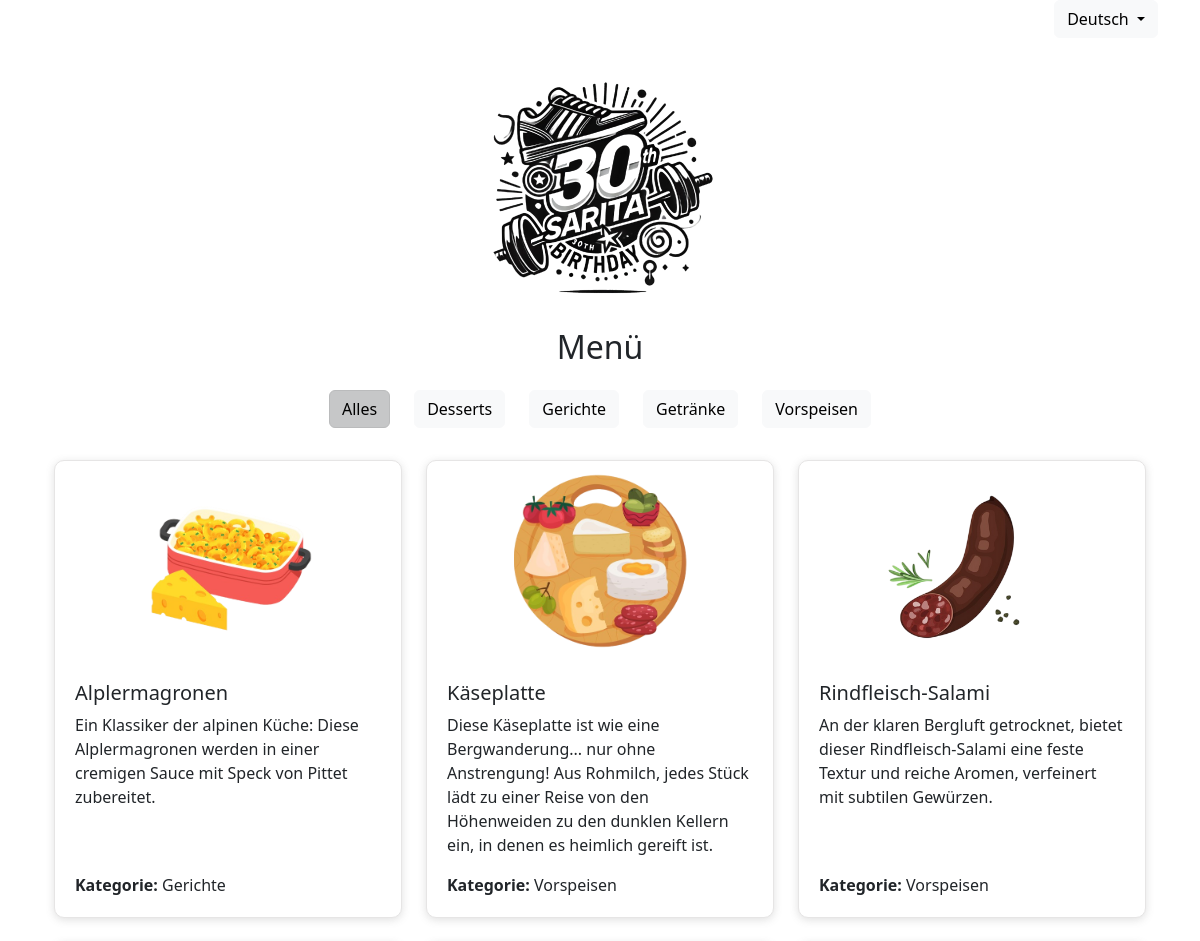
/de (upper part), run on an earlier commit of the app's database.
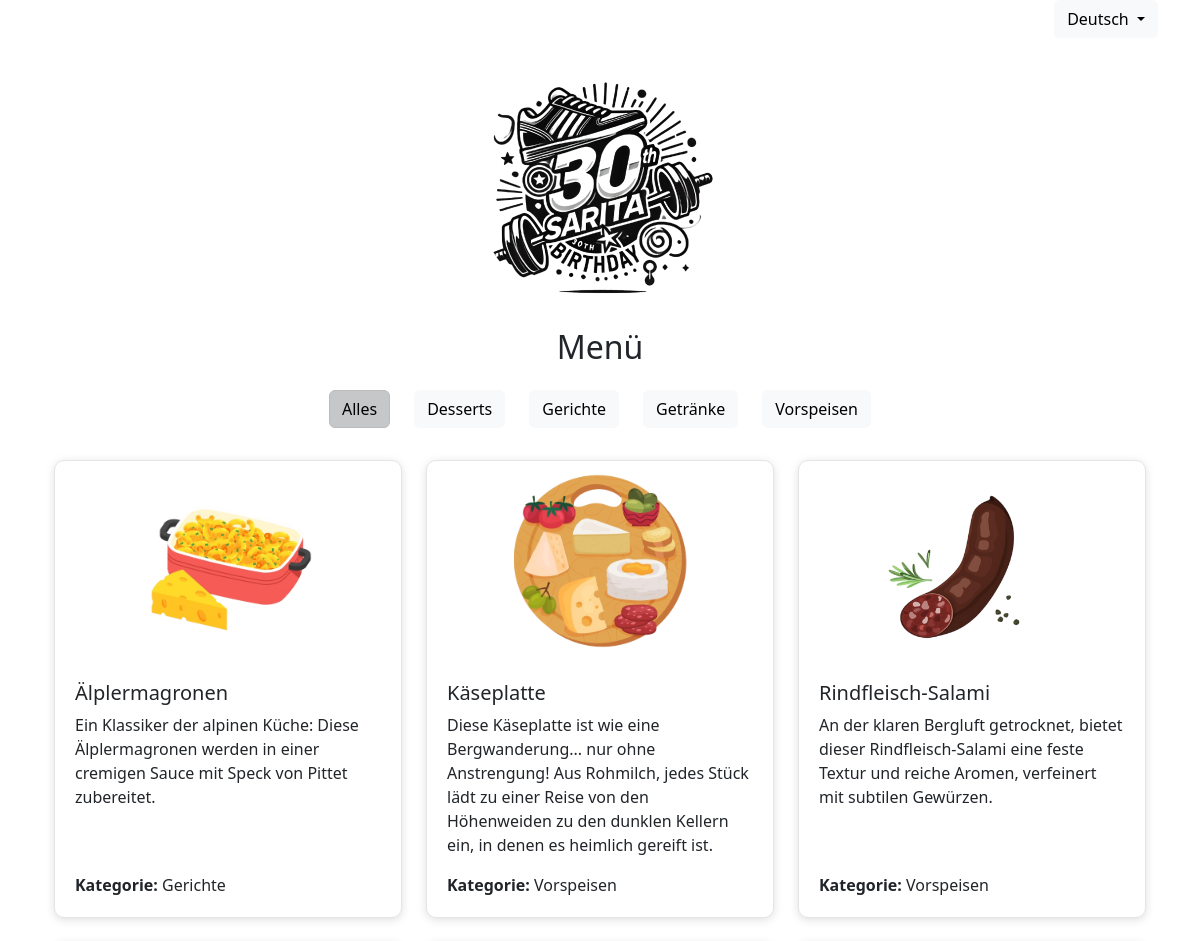
And on a later commit of the database.
### app.py (models this page shows)
class MenuItem(db.Model):
    id = db.Column(db.Integer, primary_key = True)
    name_fr = db.Column(db.String(100), nullable = False)
    name_de = db.Column(db.String(100), nullable = False)
    description_fr = db.Column(db.String(200), nullable = False)
    description_de = db.Column(db.String(200), nullable = False)
    category_fr = db.Column(db.String(50), nullable = True)
    category_de = db.Column(db.String(50), nullable = True)
    image_path = db.Column(db.String(100), nullable = False)

### app.py (the view)
@app.route('/de')
def menu_de():
    items = MenuItem.query.all()
    categories = sorted({item.category_de for item in items if item.category_de})
    menu_title = 'Menü'
    category_title = 'Kategorie'
    filter_title = 'Alles'
    items_data = [{
        'name': item.name_de,
        'description': item.description_de,
        'category': item.category_de,
        'image_path': item.image_path
    } for item in items]
    selected_language = session.get('lang', 'de')
    return render_template('menu.html',
                            items=items_data,
                            categories=categories,
                            menu_title = menu_title,
                            category_title = category_title,
                            filter_title = filter_title,
                            language_route='/de',
                            selected_language = selected_language)

### templates/menu.html (shortened to what this page needs)
{% extends "base.html" %}
{% block content %}
<div class="container">
    <div class="row justify-content-center mb-4">
        <div class="col-12 col-md-auto mb-2">
            <button class="btn btn-light filter-btn active" data-category="">{{ filter_title }}</button>
        </div>
        {% for category in categories %}
            <div class="col-12 col-md-auto mb-2">
                <button class="btn btn-light filter-btn" data-category="{{ category }}">{{ category }}</button>
            </div>
        {% endfor %}
    </div>
    <div class="row" id="menu-items">
        {% for item in items %}
            <div class="col-md-4 mb-4">
                <div class="card d-flex flex-column h-100">
                    <img src="{{ url_for('static', filename=item.image_path) }}" class="card-img-top fixed-image" alt="{{ item.name }}" >
                    <div class="card-body d-flex flex-column">
                        <h5 class="card-title">{{ item.name}}</h5>
                        <p class="card-text">{{ item.description }}</p>
                        <p class="card-text mt-auto">
                            <strong>{{category_title}}:</strong> {{ item.category }}
                        </p>
                    </div>
                </div>
            </div>
        {% endfor %}
    </div>
</div>
{% endblock %}

### templates/base.html (shortened to what this page needs)
<!DOCTYPE html>
<html lang="{{ 'fr' if selected_language == 'fr' else 'de' if selected_language == 'de' else 'en' }}"><head>
    <link href="https://cdn.jsdelivr.net/npm/bootstrap@5.3.0-alpha3/dist/css/bootstrap.min.css" rel = "stylesheet">
    <link rel="stylesheet" href = "{{ url_for('static', filename='css/style.css') }}">
</head>
<body>
    <div class="container">
        <div class = "dropdown text-end">
            <button class="btn btn-light dropdown-toggle" type="button" id="languageDropdown" data-bs-toggle="dropdown" aria-expanded="false">
                {% if selected_language == 'fr' %} Français
                {% elif selected_language == 'de' %} Deutsch
                {% else %} language
                {% endif %}
            </button>
        </div>
        <header class="my-4 text-center">
            <img src = "{{ url_for('static', filename='images/sarita_brithday.png') }}"
                alt = "Birthday logo"
                class = "rounded-circle img-fluid"
                style = "width: 250px; height: 250px;">
            <h2 class = "mt-3">{{menu_title}}</h2>
        </header>
        <div class="content">
            {% block content %}{% endblock %}
        </div>
    </div>
</body>
</html>

### static/css/style.css (style rules this page uses)
.card { border: 1px solid #e6e5e5; border-radius: 10px; box-shadow: rgba(99, 99, 99, 0.2) 0px 2px 8px 0px; display: flex; flex-direction: column; justify-content: space-between; }
.card-body { padding: 20px; }
.fixed-image { width: 50%; height: 200px; object-fit: cover; display: block; margin-left: auto; margin-right: auto; }

What changed in the data, as far as the page shows it:
changed MenuItem "Gerichte": name "Alplermagronen" → "Älplermagronen"; description "Ein Klassiker der alpinen Küche: Diese Alplermagronen werden in einer cremigen Sauce mit Speck von Pittet zubereitet." → "Ein Klassiker der alpinen Küche: Diese Älplermagronen werden in einer cremigen Sauce mit Speck von Pittet zubereitet."
